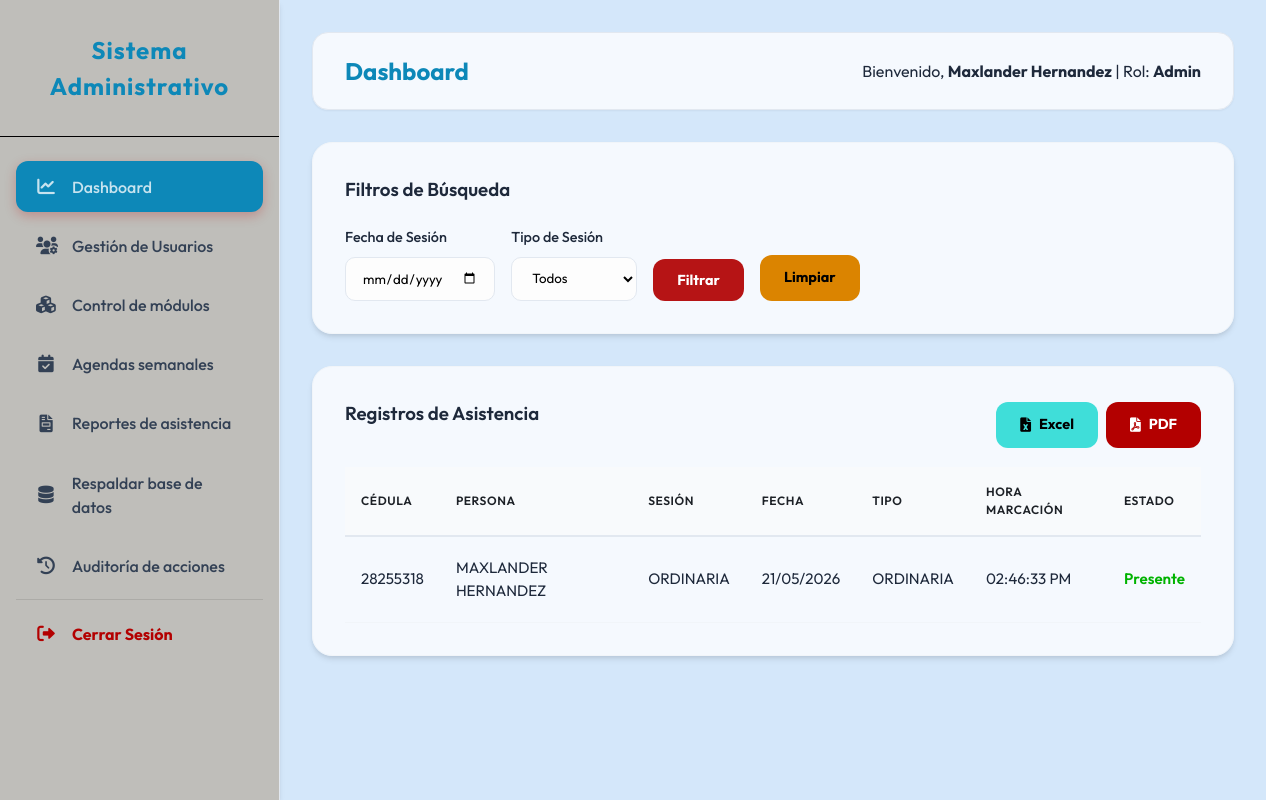
Page /operador/dashboard.php (signed in) on the earlier database version.
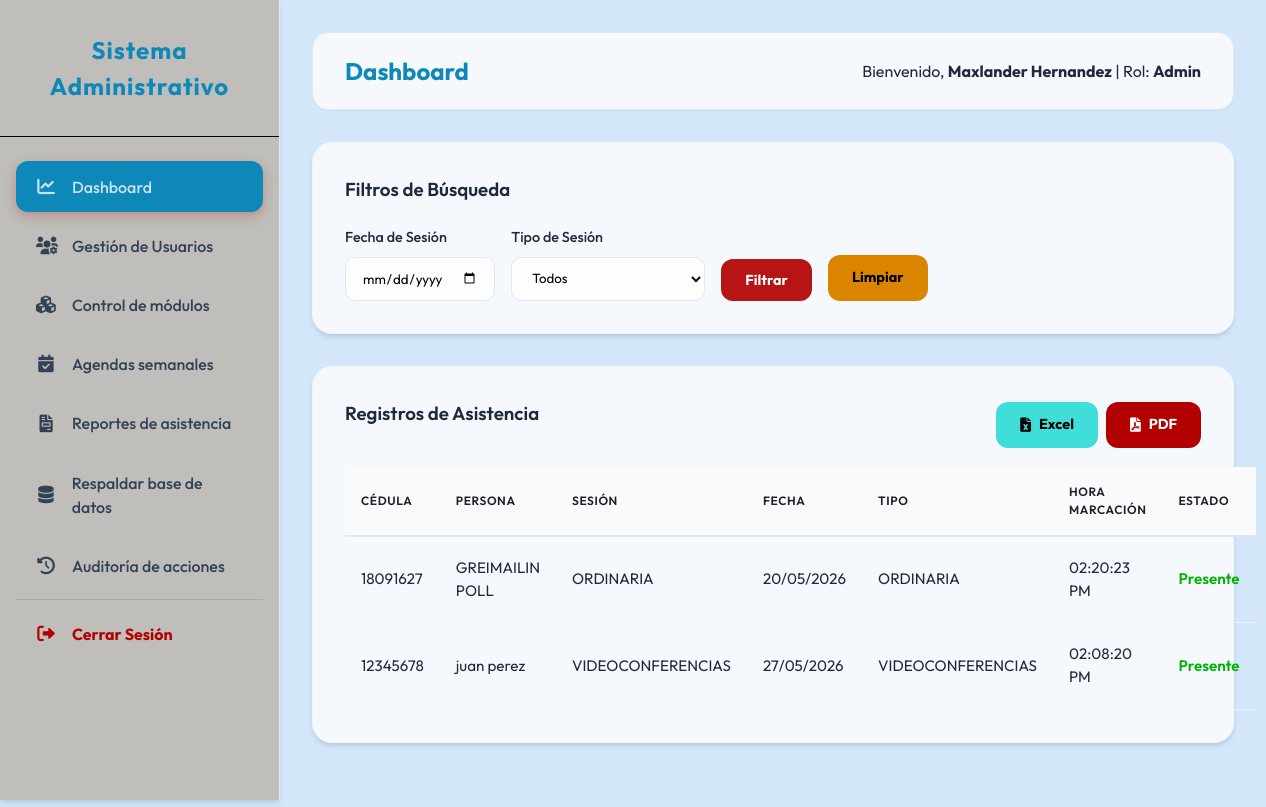
Same page on the later database version.
### tables this page shows
CREATE TABLE `registro_asistencia` (
  `ID_REGISTRO` int(11) NOT NULL AUTO_INCREMENT,
  `ID_PERSONAS` int(11) NOT NULL,
  `ID_REUNIONES` int(11) NOT NULL,
  `MARCACION` timestamp NOT NULL DEFAULT current_timestamp(),
  `ESTADO` varchar(50) DEFAULT 'Presente',
  `METODO` varchar(50) DEFAULT 'Manual',
  PRIMARY KEY (`ID_REGISTRO`),
  KEY `ID_PERSONAS` (`ID_PERSONAS`),
  KEY `ID_REUNIONES` (`ID_REUNIONES`) USING BTREE,
  CONSTRAINT `registro_asistencia_ibfk_1` FOREIGN KEY (`ID_PERSONAS`) REFERENCES `personas` (`ID_PERSONAS`) ON DELETE CASCADE,
  CONSTRAINT `registro_reuniones_ibfk_1` FOREIGN KEY (`ID_REUNIONES`) REFERENCES `reuniones` (`ID_REUNION`) ON DELETE CASCADE
);

CREATE TABLE `personas` (
  `ID_PERSONAS` int(11) NOT NULL AUTO_INCREMENT,
  `CEDULAS` varchar(20) NOT NULL,
  `NOMBRES` varchar(100) NOT NULL,
  `APELLIDOS` varchar(100) NOT NULL,
  `ACTIVO` tinyint(1) DEFAULT 1,
  `CREADO_EN` timestamp NOT NULL DEFAULT current_timestamp(),
  PRIMARY KEY (`ID_PERSONAS`),
  UNIQUE KEY `CEDULAS` (`CEDULAS`)
);

CREATE TABLE `reuniones` (
  `ID_REUNION` int(11) NOT NULL AUTO_INCREMENT,
  `FECHA` date NOT NULL,
  `HORA` time NOT NULL,
  `TIPO_REUNION` varchar(255) NOT NULL,
  `DESCRIPCION` varchar(100) DEFAULT NULL,
  `LUGAR` varchar(255) NOT NULL,
  `PARROQUIA` enum('Simon Bolivar','Once de Abril','Vista al Sol','Chirica','Dalla Costa','Cachamay','Universidad','Unare','Yocoima','Pozo Verde','5 de Julio') NOT NULL,
  `RESPONSABLE_NOMBRE` varchar(100) NOT NULL,
  `RESPONSABLE_CEDULA` varchar(20) NOT NULL,
  `RESPONSABLE_TELEFONO` varchar(15) NOT NULL,
  `CREADO_EN` timestamp NOT NULL DEFAULT current_timestamp(),
  `ESTADO` varchar(20) DEFAULT 'Programada',
  PRIMARY KEY (`ID_REUNION`)
);

### operador/dashboard.php (the view, shortened to what this page needs)
<?php
require_once __DIR__ . '/../includes/layout_header.php';
require_once __DIR__ . '/../config/database.php';
$fecha = $_GET['fecha'] ?? '';
$tipo = $_GET['tipo'] ?? '';
$query = "SELECT R.*, P.NOMBRES, P.APELLIDOS, P.CEDULAS, S.TIPO_REUNION, S.FECHA
          FROM REGISTRO_ASISTENCIA R
          JOIN PERSONAS P ON R.ID_PERSONAS = P.ID_PERSONAS
          JOIN REUNIONES S ON R.ID_REUNIONES = S.ID_REUNION
          WHERE 1=1";
$params = [];
$query .= " ORDER BY R.MARCACION DESC";
$stmt = $pdo->prepare($query);
$stmt->execute($params);
$asistencias = $stmt->fetchAll();
?>
<div class="card">
    <h3>Filtros de Búsqueda</h3>
    <form method="GET" style="margin-top: 1rem; display: flex; gap: 1rem; align-items: flex-end;">
        <div class="form-group" style="margin-bottom: 0;">
            <label>Fecha de Sesión</label>
            <input type="date" name="fecha" value="<?php echo $fecha; ?>">
        </div>
        <div class="form-group" style="margin-bottom: 0;">
            <label>Tipo de Sesión</label>
            <select name="tipo">
                <option value="">Todos</option>
            </select>
        </div>
        <button type="submit" class="btn btn-primary">Filtrar</button>
        <a href="dashboard.php" class="btn btn-secondary">Limpiar</a>
    </form>
</div>
<div class="card">
    <div style="display: flex; justify-content: space-between; align-items: center; margin-bottom: 1rem;">
        <h3>Registros de Asistencia</h3>
        <div style="display: flex; gap: 0.5rem;">
            <a href="exportar_excel.php?fecha=<?php echo $fecha; ?>&tipo=<?php echo $tipo; ?>" class="btn btn-success"><i class="fas fa-file-excel"></i> Excel</a>
            <a href="exportar_pdf.php?fecha=<?php echo $fecha; ?>&tipo=<?php echo $tipo; ?>" class="btn btn-danger" target="_blank"><i class="fas fa-file-pdf"></i> PDF</a>
        </div>
    </div>
    <table>
        <thead>
            <tr>
                <th>Cédula</th>
                <th>Persona</th>
                <th>Sesión</th>
                <th>Fecha</th>
                <th>Tipo</th>
                <th>Hora Marcación</th>
                <th>Estado</th>
            </tr>
        </thead>
        <tbody>
            <?php foreach ($asistencias as $a): ?>
            <tr>
                <td><?php echo $a['CEDULAS']; ?></td>
                <td><?php echo $a['NOMBRES'] . ' ' . $a['APELLIDOS']; ?></td>
                <td><?php echo $a['TIPO_REUNION']; ?></td>
                <td><?php echo date('d/m/Y', strtotime($a['FECHA'])); ?></td>
                <td><?php echo $a['TIPO_REUNION']; ?></td>
                <td><?php echo date('h:i:s A', strtotime($a['MARCACION'])); ?></td>
                <td><span style="color: var(--success); font-weight: 600;"><?php echo $a['ESTADO']; ?></span></td>
            </tr>
            <?php endforeach; ?>
        </tbody>
    </table>
</div>
<?php require_once __DIR__ . '/../includes/layout_footer.php'; ?>

Differences in the rows shown:
removed registro_asistencia: ID_PERSONAS.CEDULAS "28255318", ID_PERSONAS.NOMBRES "MAXLANDER", ID_PERSONAS.APELLIDOS "HERNANDEZ", ID_REUNIONES.TIPO_REUNION "ORDINARIA", ID_REUNIONES.FECHA "21/05/2026", MARCACION "02:46:33 PM", ESTADO "Presente"
added registro_asistencia: ID_PERSONAS.CEDULAS "18091627", ID_PERSONAS.NOMBRES "GREIMAILIN", ID_PERSONAS.APELLIDOS "POLL", ID_REUNIONES.TIPO_REUNION "ORDINARIA", ID_REUNIONES.FECHA "20/05/2026", MARCACION "02:20:23 PM", ESTADO "Presente"
added registro_asistencia: ID_PERSONAS.CEDULAS "12345678", ID_PERSONAS.NOMBRES "juan", ID_PERSONAS.APELLIDOS "perez", ID_REUNIONES.TIPO_REUNION "VIDEOCONFERENCIAS", ID_REUNIONES.FECHA "27/05/2026", MARCACION "02:08:20 PM", ESTADO "Presente"
